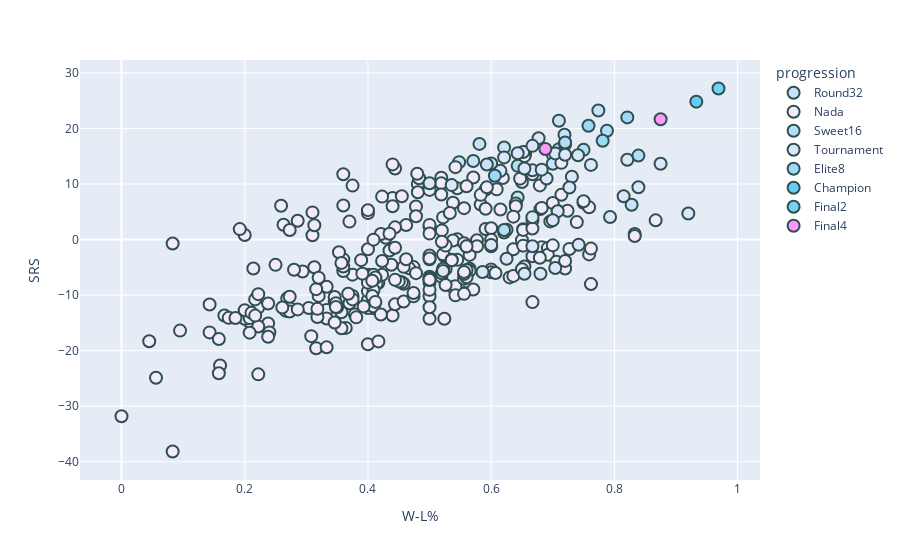

The cell this chart's notebook holds for it:
### Code cell
# Select the rows where 'SOS' and 'W-L%' are not NaN and sort by 'SOS' and 'W-L%'
#sorted_sos = df[['SRS', 'W-L%', 'School', 'Tournament']].dropna().sort_values('SRS', ascending=False).iloc[:6]
#sorted_wl = df[['SRS', 'W-L%', 'School', 'Tournament']].dropna().sort_values('W-L%', ascending=False).iloc[:6]

# Create the scatterplot
sns.scatterplot(x='W-L%', y='SRS', hue='progression', data=df,
                palette=['#DCE6FB','#B3DEF8','#F0EAFC','#C7E2F9','#9EDAF6','#61CEF2','#75D2F3','#8AD6F5'])
#['#F0EAFC','#DCE6FB','#C7E2F9','#B3DEF8','#9EDAF6','#8AD6F5','#75D2F3','#61CEF2']


# Add the top and bottom 3 labels
#for i, row in sorted_sos.iterrows():
#    color = 'blue' if row['Tournament'] == 'Yes' else 'red'
#    plt.text(row['W-L%'], row['SRS'], row['School'], ha='center', fontsize=10, color=color)
    
#for i, row in sorted_wl.iterrows():
#    color = 'blue' if row['Tournament'] == 'Yes' else 'red'
#    plt.text(row['W-L%'], row['SRS'], row['School'], ha='center', fontsize=10, color=color)

# Add axis labels and title
plt.xlabel('Win-Loss Ratio')
plt.ylabel('SRS')
plt.suptitle('_',y=.915)
plt.title('Winning % vs SRS', fontsize=16, fontweight='bold',y=1.05)
plt.legend(title='Tournament Status and Round Reached', loc='best')

# reordering the labels
handles, labels = plt.gca().get_legend_handles_labels()
# specify order
order = [1, 3, 0, 2,4,7,6,5]
  
# pass handle & labels lists along with order as below
plt.legend([handles[i] for i in order], [labels[i] for i in order])

fig.update_traces(marker=dict(size=12,
                              line=dict(width=2,
                                        color='DarkSlateGrey')),
                  selector=dict(mode='markers'))

fig.show()

### Figure 1 — Plotly figure (JSON) as saved in the notebook; plotly's stock layout.template omitted (floating-point values rounded to 4 significant figures; data arrays with more than 128 entries replaced by an {"elided": "..."} marker saying what was removed)
{"data": [{"hovertemplate": "<b>%{hovertext}</b><br><br>progression=Round32<br>W-L%=%{x}<br>SRS=%{y}<extra></extra>", "hovertext": ["Abilene Christian", "Colorado", "Florida", "Illinois", "Iowa", "Kansas", "Louisiana State", "Maryland", "North Texas", "Ohio", "Oklahoma", "Oklahoma State", "Rutgers", "Texas Tech", "West Virginia", "Wisconsin"], "legendgroup": "Round32", "marker": {"color": "#C7E2F9", "line": {"color": "DarkSlateGrey", "width": 2}, "size": 12, "symbol": "circle"}, "mode": "markers", "name": "Round32", "orientation": "v", "showlegend": true, "type": "scatter", "x": [0.828, 0.719, 0.6, 0.774, 0.71, 0.7, 0.655, 0.548, 0.643, 0.68, 0.593, 0.7, 0.571, 0.621, 0.655, 0.581], "xaxis": "x", "y": [6.27, 18.88, 13.7, 23.25, 21.4, 15.29, 15.7, 13.94, 7.58, 5.48, 13.52, 13.65, 14.14, 16.59, 15.36, 17.22], "yaxis": "y"}, {"hovertemplate": "<b>%{hovertext}</b><br><br>progression=Nada<br>W-L%=%{x}<br>SRS=%{y}<extra></extra>", "hovertext": {"elided": "287 str values"}, "legendgroup": "Nada", "marker": {"color": "#F0EAFC", "line": {"color": "DarkSlateGrey", "width": 2}, "size": 12, "symbol": "circle"}, "mode": "markers", "name": "Nada", "orientation": "v", "showlegend": true, "type": "scatter", "x": {"elided": "287 float values"}, "xaxis": "x", "y": {"elided": "287 float values"}, "yaxis": "y"}, {"hovertemplate": "<b>%{hovertext}</b><br><br>progression=Sweet16<br>W-L%=%{x}<br>SRS=%{y}<extra></extra>", "hovertext": ["Alabama", "Creighton", "Florida State", "Loyola (IL)", "Oral Roberts", "Oregon", "Syracuse", "Villanova"], "legendgroup": "Sweet16", "marker": {"color": "#B3DEF8", "line": {"color": "DarkSlateGrey", "width": 2}, "size": 12, "symbol": "circle"}, "mode": "markers", "name": "Sweet16", "orientation": "v", "showlegend": true, "type": "scatter", "x": [0.788, 0.71, 0.72, 0.839, 0.621, 0.75, 0.643, 0.72], "xaxis": "x", "y": [19.58, 16.28, 17.12, 15.12, 1.73, 16.15, 13.27, 17.47], "yaxis": "y"}, {"hovertemplate": "<b>%{hovertext}</b><br><br>progression=Tournament<br>W-L%=%{x}<br>SRS=%{y}<extra></extra>", "hovertext": ["Appalachian State", "Brigham Young", "Clemson", "Cleveland State", "Colgate", "Connecticut", "Drake", "Drexel", "Eastern Washington", "Georgetown", "Georgia Tech", "Grand Canyon", "Hartford", "Iona", "Liberty", "Michigan State", "Missouri", "Morehead State", "Mount St. Mary's", "Norfolk State", "North Carolina", "Ohio State", "Purdue", "San Diego State", "St. Bonaventure", "Tennessee", "Texas", "Texas Southern", "UC Santa Barbara", "UNC Greensboro", "Utah State", "Virginia", "Virginia Commonwealth", "Virginia Tech", "Wichita State", "Winthrop"], "legendgroup": "Tournament", "marker": {"color": "#DCE6FB", "line": {"color": "DarkSlateGrey", "width": 2}, "size": 12, "symbol": "circle"}, "mode": "markers", "name": "Tournament", "orientation": "v", "showlegend": true, "type": "scatter", "x": [0.586, 0.741, 0.667, 0.704, 0.875, 0.652, 0.839, 0.6, 0.667, 0.5, 0.654, 0.708, 0.625, 0.667, 0.793, 0.536, 0.615, 0.742, 0.522, 0.68, 0.621, 0.677, 0.643, 0.821, 0.762, 0.667, 0.704, 0.654, 0.815, 0.7, 0.69, 0.72, 0.731, 0.682, 0.727, 0.92], "xaxis": "x", "y": [-5.84, 15.19, 12.49, -5.12, 13.66, 15.77, 9.42, -0.97, 4.03, 10.13, 12.79, 5.11, -3.45, -1.2, 4.06, 9.8, 12.37, -0.95, -5.67, -6.16, 14.79, 18.25, 15.55, 14.36, 13.44, 16.87, 15.51, -6.15, 7.8, 3.48, 10.99, 15.27, 11.3, 12.59, 9.36, 4.69], "yaxis": "y"}, {"hovertemplate": "<b>%{hovertext}</b><br><br>progression=Elite8<br>W-L%=%{x}<br>SRS=%{y}<extra></extra>", "hovertext": ["Arkansas", "Michigan", "Oregon State", "Southern California"], "legendgroup": "Elite8", "marker": {"color": "#9EDAF6", "line": {"color": "DarkSlateGrey", "width": 2}, "size": 12, "symbol": "circle"}, "mode": "markers", "name": "Elite8", "orientation": "v", "showlegend": true, "type": "scatter", "x": [0.781, 0.821, 0.606, 0.758], "xaxis": "x", "y": [17.8, 22, 11.48, 20.5], "yaxis": "y"}, {"hovertemplate": "<b>%{hovertext}</b><br><br>progression=Champion<br>W-L%=%{x}<br>SRS=%{y}<extra></extra>", "hovertext": ["Baylor"], "legendgroup": "Champion", "marker": {"color": "#61CEF2", "line": {"color": "DarkSlateGrey", "width": 2}, "size": 12, "symbol": "circle"}, "mode": "markers", "name": "Champion", "orientation": "v", "showlegend": true, "type": "scatter", "x": [0.933], "xaxis": "x", "y": [24.83], "yaxis": "y"}, {"hovertemplate": "<b>%{hovertext}</b><br><br>progression=Final2<br>W-L%=%{x}<br>SRS=%{y}<extra></extra>", "hovertext": ["Gonzaga"], "legendgroup": "Final2", "marker": {"color": "#75D2F3", "line": {"color": "DarkSlateGrey", "width": 2}, "size": 12, "symbol": "circle"}, "mode": "markers", "name": "Final2", "orientation": "v", "showlegend": true, "type": "scatter", "x": [0.969], "xaxis": "x", "y": [27.2], "yaxis": "y"}, {"hovertemplate": "<b>%{hovertext}</b><br><br>progression=Final4<br>W-L%=%{x}<br>SRS=%{y}<extra></extra>", "hovertext": ["Houston", "UCLA"], "legendgroup": "Final4", "marker": {"color": "#FF97FF", "line": {"color": "DarkSlateGrey", "width": 2}, "size": 12, "symbol": "circle"}, "mode": "markers", "name": "Final4", "orientation": "v", "showlegend": true, "type": "scatter", "x": [0.875, 0.688], "xaxis": "x", "y": [21.66, 16.3], "yaxis": "y"}], "layout": {"legend": {"title": {"text": "progression"}, "tracegroupgap": 0}, "margin": {"t": 60}, "xaxis": {"anchor": "y", "domain": [0, 1], "title": {"text": "W-L%"}}, "yaxis": {"anchor": "x", "domain": [0, 1], "title": {"text": "SRS"}}}}
